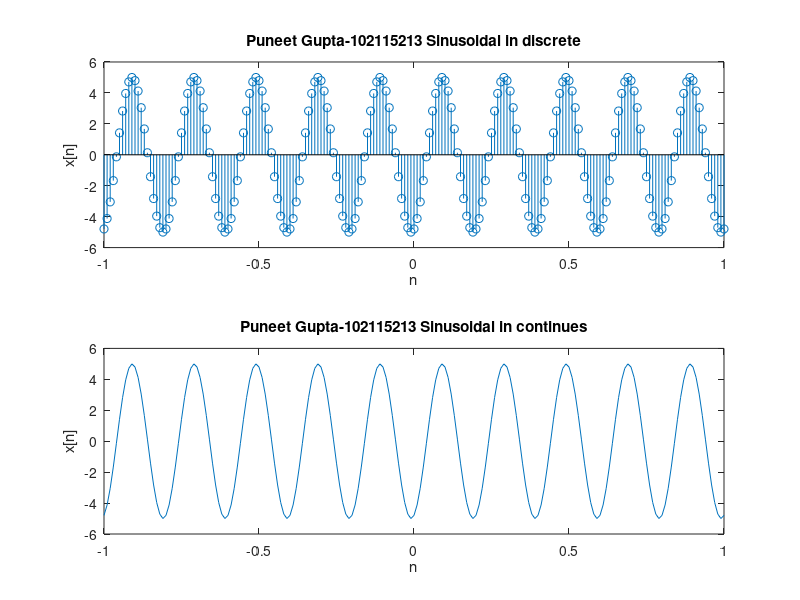

Reproduce this figure in MATLAB.
clc
clearvars
n = -1:0.01:1;
f = input('Frequency: ');
amp = input('Amplitude: ');
phase = input('Phase: ');
u = amp*sin(2*pi*f*n+phase);
subplot(2,1,1)
stem(n,u)
xlabel('n');
ylabel('x[n]');
title('Puneet Gupta-102115213 Sinusoidal in discrete')
subplot(2,1,2)
plot(n,u)
xlabel('n');
ylabel('x[n]');
title('Puneet Gupta-102115213 Sinusoidal in continues')